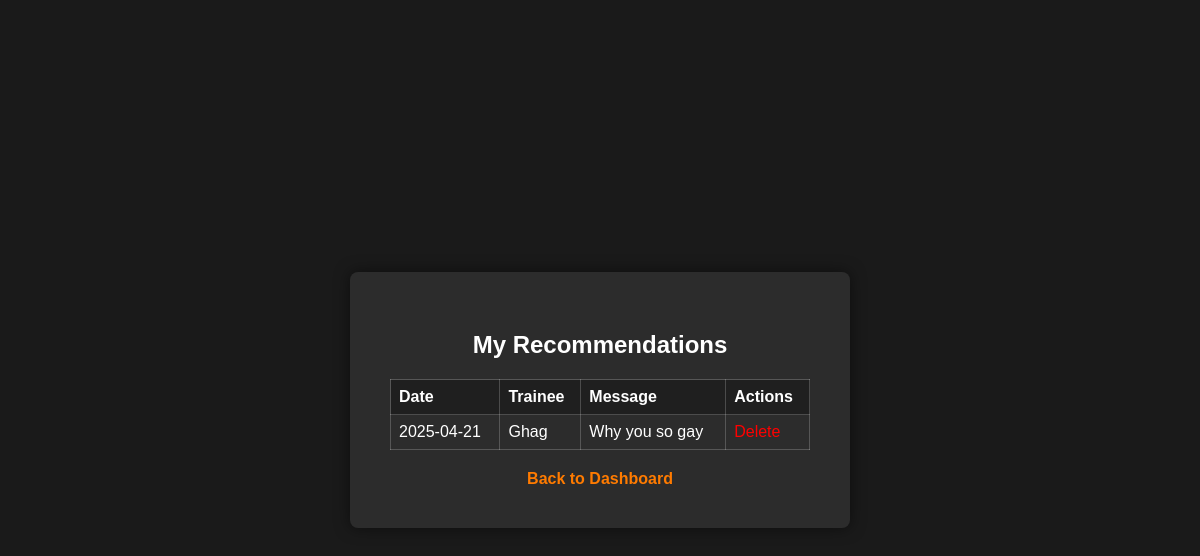
Screenshot of /trainers/recommendations/ (signed in) with the database file from the repository.
### trainers/models.py (models this page shows, shortened)
class Recommendation(models.Model):
    trainer = models.ForeignKey(Trainer, on_delete=models.CASCADE)
    trainee = models.ForeignKey('trainees.Trainee', on_delete=models.CASCADE)
    message = models.TextField()
    created_at = models.DateTimeField(auto_now_add=True)
    class Meta:
        ordering = ['-created_at']

### trainees/models.py (models this page shows, shortened)
class Trainee(models.Model):
    user = models.OneToOneField(CustomUser, on_delete=models.SET_NULL, null=True, related_name='trainee_profile')
    trainer = models.ForeignKey(
        CustomUser,
        null=True,
        blank=True,
        on_delete=models.SET_NULL,
        limit_choices_to={'role': 'trainer'},
        related_name='assigned_trainees'
    )

### users/models.py (models this page shows)
class CustomUser(AbstractUser):
    role = models.CharField(max_length=100, choices=(('trainer', 'Trainer'), ('trainee', 'Trainee'), ('admin', 'Admin')))

### trainers/views.py (the view)
# urls.py: path('recommendations/', views.view_recommendations, name='view_recommendations'),
@login_required
def view_recommendations(request):
    trainer = get_object_or_404(Trainer, user=request.user)
    recommendations = Recommendation.objects.filter(trainer=trainer).order_by('-created_at')
    return render(request, 'trainers/view_recommendations.html', {'recommendations': recommendations})

### gymmanagement/templates/trainers/view_recommendations.html (shortened to what this page needs)
{% extends 'users/base.html' %}
{% block content %}
<div class="login-box">
    <h2>My Recommendations</h2>
    {% if recommendations %}
        <table style="width:100%; text-align:left; margin-bottom:20px;">
            <thead>
                <tr>
                    <th>Date</th>
                    <th>Trainee</th>
                    <th>Message</th>
                    <th>Actions</th>
                </tr>
            </thead>
            <tbody>
                {% for recommendation in recommendations %}
                <tr>
                    <td>{{ recommendation.created_at|date:"Y-m-d" }}</td>
                    <td>{{ recommendation.trainee.user.username }}</td>
                    <td>{{ recommendation.message|truncatechars:50 }}</td>
                    <td>
                        <a href="{% url 'delete_recommendation' recommendation.id %}" class="delete-link">Delete</a>
                    </td>
                </tr>
                {% endfor %}
            </tbody>
        </table>
    {% else %}
        <p>No recommendations found.</p>
    {% endif %}
    <div class="signup-section">
        <a href="{% url 'trainer_dashboard' %}" class="signup-link">Back to Dashboard</a>
    </div>
</div>
{% endblock %}

### gymmanagement/templates/users/base.html (style rules this page uses)
:root { --primary-orange: #ff7b00; --muted-orange: #e06000; --dark-orange: #c05000; --black: #1a1a1a; --dark-gray: #2c2c2c; --light-gray: #f5f5f5; --white: #ffffff; --error-red: #ff4c4c; }
body { font-family: Arial, sans-serif; background: var(--black); color: var(--white); display: flex; justify-content: center; align-items: center; min-height: 100vh; margin: 0; }
.login-box, .signup-box { background-color: var(--dark-gray); padding: 40px; border-radius: 8px; box-shadow: 0 0 15px rgba(0, 0, 0, 0.5); width: 100%; max-width: 420px; }
h2 { margin-bottom: 20px; text-align: center; color: var(--white); }
.signup-section { text-align: center; margin-top: 20px; }
.signup-link { color: var(--primary-orange); text-decoration: none; font-weight: bold; transition: color 0.3s ease; }
.delete-link { color: #ff0000; text-decoration: none; }
table { border-collapse: collapse; width: 100%; }
table, th, td { border: 1px solid rgba(255, 255, 255, 0.2); }
th, td { padding: 8px; text-align: left; }
th { background-color: rgba(0, 0, 0, 0.3); }

### rows the page displays
Recommendation: created_at "2025-04-21", trainee.user.username "Ghag", message "Why you so gay"
